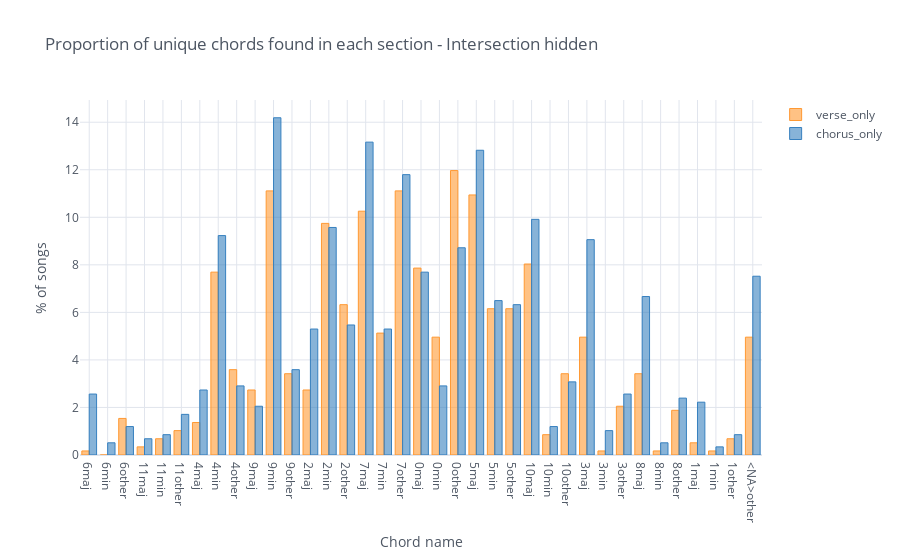
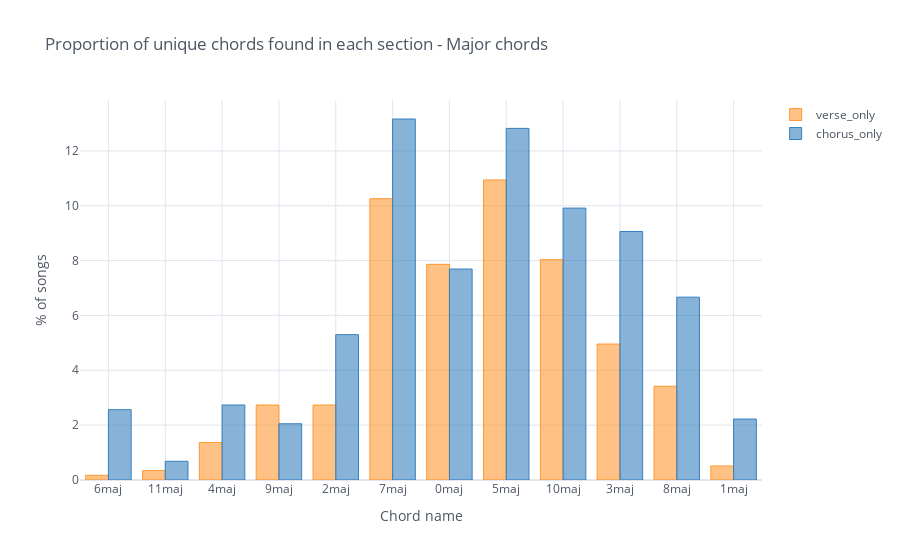
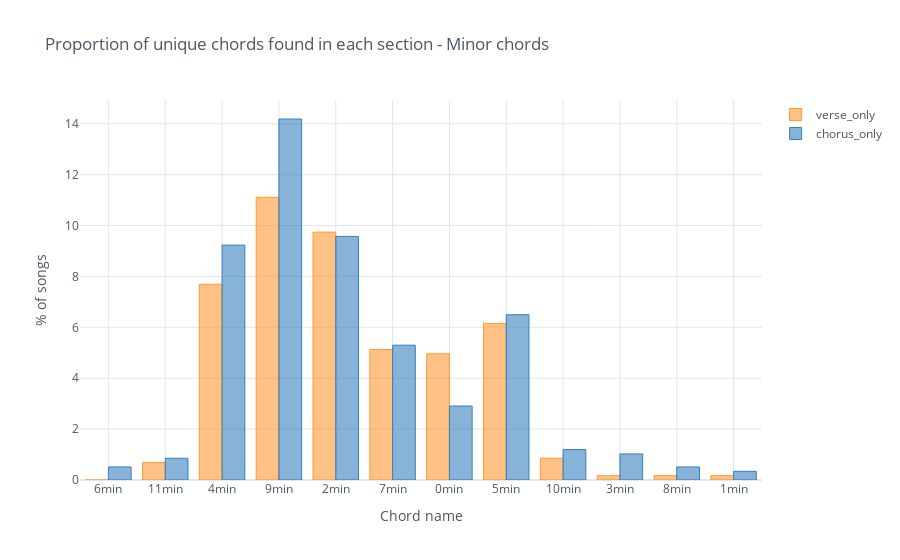

The code cell stored with these charts, in order, in its notebook:
### Code cell
plot_group(intersection,["verse_only","chorus_only"],title="Proportion of unique chords \
found in each section - Intersection hidden" )
plot_group(intersection,["verse_only","chorus_only"],select_shorthand="maj", title="Proportion of unique chords \
found in each section - Major chords" )
plot_group(intersection,["verse_only","chorus_only"],select_shorthand="min",  title="Proportion of unique chords \
found in each section - Minor chords" )

### Figure 1 — Plotly figure (JSON) as saved in the notebook; plotly's stock layout.template omitted (floating-point values rounded to 4 significant figures)
{"data": [{"marker": {"color": "rgba(255, 153, 51, 0.6)", "line": {"color": "rgba(255, 153, 51, 1.0)", "width": 1}}, "name": "verse_only", "orientation": "v", "text": "", "type": "bar", "x": ["6maj", "6min", "6other", "11maj", "11min", "11other", "4maj", "4min", "4other", "9maj", "9min", "9other", "2maj", "2min", "2other", "7maj", "7min", "7other", "0maj", "0min", "0other", "5maj", "5min", "5other", "10maj", "10min", "10other", "3maj", "3min", "3other", "8maj", "8min", "8other", "1maj", "1min", "1other", "<NA>other"], "y": [0.1709, 0, 1.538, 0.3419, 0.6838, 1.026, 1.368, 7.692, 3.59, 2.735, 11.11, 3.419, 2.735, 9.744, 6.325, 10.26, 5.128, 11.11, 7.863, 4.957, 11.97, 10.94, 6.154, 6.154, 8.034, 0.8547, 3.419, 4.957, 0.1709, 2.051, 3.419, 0.1709, 1.88, 0.5128, 0.1709, 0.6838, 4.957]}, {"marker": {"color": "rgba(55, 128, 191, 0.6)", "line": {"color": "rgba(55, 128, 191, 1.0)", "width": 1}}, "name": "chorus_only", "orientation": "v", "text": "", "type": "bar", "x": ["6maj", "6min", "6other", "11maj", "11min", "11other", "4maj", "4min", "4other", "9maj", "9min", "9other", "2maj", "2min", "2other", "7maj", "7min", "7other", "0maj", "0min", "0other", "5maj", "5min", "5other", "10maj", "10min", "10other", "3maj", "3min", "3other", "8maj", "8min", "8other", "1maj", "1min", "1other", "<NA>other"], "y": [2.564, 0.5128, 1.197, 0.6838, 0.8547, 1.709, 2.735, 9.231, 2.906, 2.051, 14.19, 3.59, 5.299, 9.573, 5.47, 13.16, 5.299, 11.79, 7.692, 2.906, 8.718, 12.82, 6.496, 6.325, 9.915, 1.197, 3.077, 9.06, 1.026, 2.564, 6.667, 0.5128, 2.393, 2.222, 0.3419, 0.8547, 7.521]}], "layout": {"barmode": "group", "legend": {"bgcolor": "#FFFFFF", "font": {"color": "#4D5663"}}, "paper_bgcolor": "#FFFFFF", "plot_bgcolor": "#FFFFFF", "title": {"font": {"color": "#4D5663"}, "text": "Proportion of unique chords found in each section - Intersection hidden"}, "xaxis": {"gridcolor": "#E1E5ED", "showgrid": true, "tickfont": {"color": "#4D5663"}, "title": {"font": {"color": "#4D5663"}, "text": "Chord name"}, "zerolinecolor": "#E1E5ED"}, "yaxis": {"gridcolor": "#E1E5ED", "showgrid": true, "tickfont": {"color": "#4D5663"}, "title": {"font": {"color": "#4D5663"}, "text": "% of songs"}, "zerolinecolor": "#E1E5ED"}}}

### Figure 2 — Plotly figure (JSON) as saved in the notebook; plotly's stock layout.template omitted (floating-point values rounded to 4 significant figures)
{"data": [{"marker": {"color": "rgba(255, 153, 51, 0.6)", "line": {"color": "rgba(255, 153, 51, 1.0)", "width": 1}}, "name": "verse_only", "orientation": "v", "text": "", "type": "bar", "x": ["6maj", "11maj", "4maj", "9maj", "2maj", "7maj", "0maj", "5maj", "10maj", "3maj", "8maj", "1maj"], "y": [0.1709, 0.3419, 1.368, 2.735, 2.735, 10.26, 7.863, 10.94, 8.034, 4.957, 3.419, 0.5128]}, {"marker": {"color": "rgba(55, 128, 191, 0.6)", "line": {"color": "rgba(55, 128, 191, 1.0)", "width": 1}}, "name": "chorus_only", "orientation": "v", "text": "", "type": "bar", "x": ["6maj", "11maj", "4maj", "9maj", "2maj", "7maj", "0maj", "5maj", "10maj", "3maj", "8maj", "1maj"], "y": [2.564, 0.6838, 2.735, 2.051, 5.299, 13.16, 7.692, 12.82, 9.915, 9.06, 6.667, 2.222]}], "layout": {"barmode": "group", "legend": {"bgcolor": "#FFFFFF", "font": {"color": "#4D5663"}}, "paper_bgcolor": "#FFFFFF", "plot_bgcolor": "#FFFFFF", "title": {"font": {"color": "#4D5663"}, "text": "Proportion of unique chords found in each section - Major chords"}, "xaxis": {"gridcolor": "#E1E5ED", "showgrid": true, "tickfont": {"color": "#4D5663"}, "title": {"font": {"color": "#4D5663"}, "text": "Chord name"}, "zerolinecolor": "#E1E5ED"}, "yaxis": {"gridcolor": "#E1E5ED", "showgrid": true, "tickfont": {"color": "#4D5663"}, "title": {"font": {"color": "#4D5663"}, "text": "% of songs"}, "zerolinecolor": "#E1E5ED"}}}

### Figure 3 — Plotly figure (JSON) as saved in the notebook; plotly's stock layout.template omitted (floating-point values rounded to 4 significant figures)
{"data": [{"marker": {"color": "rgba(255, 153, 51, 0.6)", "line": {"color": "rgba(255, 153, 51, 1.0)", "width": 1}}, "name": "verse_only", "orientation": "v", "text": "", "type": "bar", "x": ["6min", "11min", "4min", "9min", "2min", "7min", "0min", "5min", "10min", "3min", "8min", "1min"], "y": [0, 0.6838, 7.692, 11.11, 9.744, 5.128, 4.957, 6.154, 0.8547, 0.1709, 0.1709, 0.1709]}, {"marker": {"color": "rgba(55, 128, 191, 0.6)", "line": {"color": "rgba(55, 128, 191, 1.0)", "width": 1}}, "name": "chorus_only", "orientation": "v", "text": "", "type": "bar", "x": ["6min", "11min", "4min", "9min", "2min", "7min", "0min", "5min", "10min", "3min", "8min", "1min"], "y": [0.5128, 0.8547, 9.231, 14.19, 9.573, 5.299, 2.906, 6.496, 1.197, 1.026, 0.5128, 0.3419]}], "layout": {"barmode": "group", "legend": {"bgcolor": "#FFFFFF", "font": {"color": "#4D5663"}}, "paper_bgcolor": "#FFFFFF", "plot_bgcolor": "#FFFFFF", "title": {"font": {"color": "#4D5663"}, "text": "Proportion of unique chords found in each section - Minor chords"}, "xaxis": {"gridcolor": "#E1E5ED", "showgrid": true, "tickfont": {"color": "#4D5663"}, "title": {"font": {"color": "#4D5663"}, "text": "Chord name"}, "zerolinecolor": "#E1E5ED"}, "yaxis": {"gridcolor": "#E1E5ED", "showgrid": true, "tickfont": {"color": "#4D5663"}, "title": {"font": {"color": "#4D5663"}, "text": "% of songs"}, "zerolinecolor": "#E1E5ED"}}}
